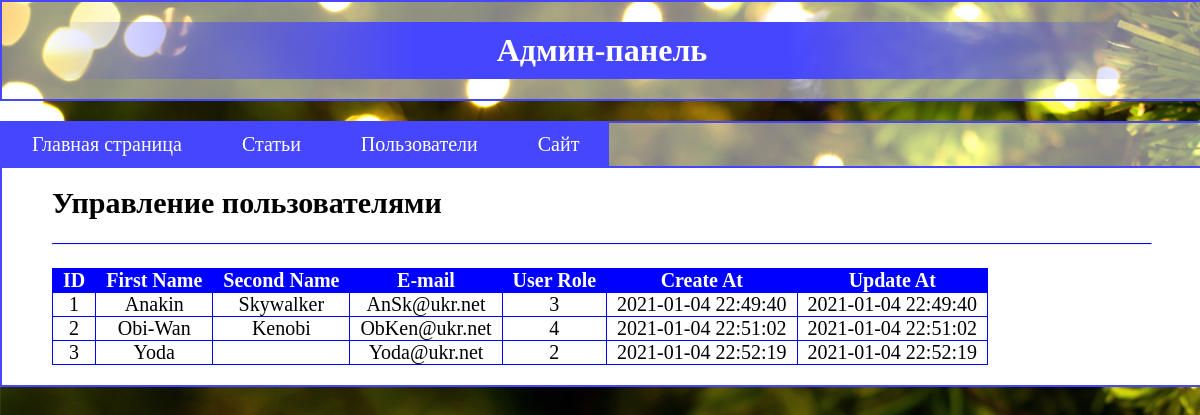
The page /index.php/admin/usersAdmin on the database its author committed.
### tables this page shows
CREATE TABLE `users` (
  `id` bigint NOT NULL,
  `first_name` char(100) DEFAULT NULL,
  `second_name` char(100) DEFAULT NULL,
  `e_mail` char(100) NOT NULL,
  `pass` char(100) NOT NULL,
  `id_user_permission` tinyint NOT NULL,
  `create_at` timestamp NOT NULL DEFAULT CURRENT_TIMESTAMP,
  `update_at` timestamp NOT NULL DEFAULT CURRENT_TIMESTAMP
);

### core/View.php (called while the page is built, shortened)
<?php
class View
{
    public static function generate($template, $page, $data=[])
    {
        require_once 'web/assets/' . $template . '.php';
    }
}

### app/Controllers/General/Controller.php (called while the page is built, shortened)
<?php
class Controller
{
    protected function generate($template, $page, $data=[])
    {
        View::generate($template, $page, $data);
    }
}

### app/Controllers/Admin/UsersAdminController.php (called while the page is built, shortened)
<?php
class UsersAdminController extends Controller
{
    public function go()
    {
        $objUsers = new Users();
        $data = $objUsers->all();
        parent::generate('Admin', 'UsersAdmin', $data);
    }
}

### core/Router.php (called while the page is built, shortened)
<?php
class Router
{
    public function run()
    {
        $this->classObj = new $classNamespace;
        $this->classObj->go();
    }
}

### index.php (called while the page is built, shortened)
<?php
    $router = new Router();
    $router->run();
?>

### app/Config/configDB.php (called while the page is built)
<?php
return [
    'dbDriver' => 'mysql',
    'dbHost' => 'localhost',
    'dbName' => 'hillel',
    'dbUser' => 'Ruslan',
    'dbUserPass' => '123456'
];

### components/Orm/Select.php (called while the page is built, shortened)
<?php
class Select
{
    private $columns = '*';
    private $tableName;
    private $connect;
    public function __construct()
    {
        $connector = new Connector();
        $this->connect = $connector->connect();
    }
    public function setTableName($tableName)
    {
        $this->tableName = $tableName;
    }
    private function prepareColumns()
    {
        $result = '';
        if(is_array($this->columns)) {
            foreach($this->columns as $alias => $val) {
                $piece = '';
                if(is_int($alias)) $piece = $val;
                else $piece = $val . ' AS ' . $alias;
                if(empty($result)) $result = $piece;
                else $result .= ', ' . $piece;
            }
        } else {
            $result = $this->columns;
        }
        return $result;
    }
    private function prepareTableName()
    {
        $result = '';
        if(is_array($this->tableName)) {
            foreach($this->tableName as $alias => $val) {
                $piece = '';
                if(is_int($alias)) $piece = $val;
                else $piece = $val . ' AS ' . $alias;
                if(empty($result)) $result = $piece;
                else $result .= ', ' . $piece;
            }
        } else {
            $result = $this->tableName;
        }
        return $result;
    }
    private function createSql():string
    {
        $result = '';
        $result .= 'SELECT ';
        $result .= $this->prepareColumns();
        $result .= ' FROM ';
        $result .= $this->prepareTableName();
        return $result;
    }
    public function execute()
    {
        $sql = $this->createSql();
        return $this->connect->query($sql);
    }
}

### components/Orm/Connector.php (called while the page is built, shortened)
<?php
class Connector
{
    protected $config;
    protected $configPath = [
        'hillel' => 'app/Config/configDB.php'
    ];
    public function __construct(string $dbName = 'hillel')
    {
        if(array_key_exists($dbName, $this->configPath)) {
            $this->config = include $this->configPath[$dbName];
        } else {
            throw new Exception('DB Name not valid');
        }
    }
    public function connect()
    {
        $dns = $this->config['dbDriver'] . ':host=' . $this->config['dbHost'] . ';dbname=' . $this->config['dbName'];
        return new PDO($dns, $this->config['dbUser'], $this->config['dbUserPass']);
    }
}

### app/Models/General/Model.php (called while the page is built, shortened)
<?php
class Model
{
    protected function select()
    {
        return new Select();
    }
}

### app/Models/Users.php (called while the page is built, shortened)
<?php
class Users extends Model
{
    protected $tableName = 'users';
    public function all() {
        $select = $this->select();
        $select->setTableName($this->tableName);
        return $select->execute();
    }
}

### web/assets/Admin/UsersAdmin.php (the view)
<h1>Управление пользователями</h1>
<br>
<hr>
<br>
<table class="users_table">
    <tr>
        <th>ID</th>
        <th>First Name</th>
        <th>Second Name</th>
        <th>E-mail</th>
        <th>User Role</th>
        <th>Create At</th>
        <th>Update At</th>
    </tr>
    <?php
        foreach($data as $row) :
    ?>
    <tr>
        <td><?= $row['id'] ?></td>
        <td><?= $row['first_name'] ?></td>
        <td><?= $row['second_name'] ?></td>
        <td><?= $row['e_mail'] ?></td>
        <td><?= $row['id_user_permission'] ?></td>
        <td><?= $row['create_at'] ?></td>
        <td><?= $row['update_at'] ?></td>
    </tr>
    <?php endforeach ?>
</table>

### web/assets/Admin.php (shortened to what this page needs)
<!DOCTYPE html>
<html lang="ru">
<head>
    <link rel="stylesheet" href="/web/css/stylesAdmin.css">
</head>
<body>
    <header class="lesson_header">
        <h1>Админ-панель</h1>
    </header>
    <section class="lesson">
        <nav class="main_menu">
            <ul>
                <li><a href="/index.php/admin">Главная страница</a></li><li class="li_indent"><a href="/index.php/admin/articlesAdmin">Статьи</a></li><li class="li_indent"><a href="/index.php/admin/usersAdmin">Пользователи</a></li><li class="li_indent"><a href="/index.php/">Сайт</a></li>
            </ul>
        </nav>
        <div class="main">
            <?php
                require_once 'Admin\\' . $page . '.php';
            ?>
        </div>
    </section>
</body>
</html>

### web/css/stylesAdmin.css (style rules this page uses)
* { margin: 0; padding: 0; }
body { background: linear-gradient(90deg, rgb(220, 220, 255), white,rgb(220, 220, 255)); background-image: url(../files/img/fon.jpg); }
hr { border-top: 1px solid blue; }
.lesson_header { background-color: white; background: rgba(255, 255, 255, 0.5); }
header { margin: 0 auto; width: 1200px; border: 2px solid rgb(70, 70, 255); }
header h1 { margin: 0 auto; margin-top: 20px; margin-bottom: 20px; padding: 10px; width: 1100px; text-align: center; background: linear-gradient(90deg, rgba(255, 255, 255, 0), rgb(70, 70, 255), rgb(70, 70, 255), rgba(255, 255, 255, 0)); color: white; }
section { margin: 0 auto; margin-top: 20px; width: 1200px; font-size: 20px; border: 2px solid rgb(70, 70, 255); }
.main { overflow: auto; margin: 0 auto; padding-top: 20px; padding-bottom: 20px; padding-left: 50px; padding-right: 50px; width: 1100px; background-color: white; text-overflow: inherit; }
.main_menu { background: rgba(255, 255, 255, 0.5); }
.main_menu { width: 1200px; outline: 2px solid rgb(70, 70, 255); }
.main_menu ul { width: 1200px; }
.main_menu ul li { padding: 10px 30px 10px 30px; display: inline-block; list-style: none; background-color: rgb(70, 70, 255); }
.main_menu ul li a { color: white; text-decoration: none; }
.users_table { border-collapse: collapse; }
.users_table th { background-color: blue; color: white; }
.users_table th, td { padding-left: 10px; padding-right: 10px; text-align: center; border: 1px solid blue; }

### rows shown on the page
users: id "1", first_name "Anakin", second_name "Skywalker", e_mail "AnSk@ukr.net", id_user_permission "3", create_at "2021-01-04 22:49:40", update_at "2021-01-04 22:49:40"
users: id "2", first_name "Obi-Wan", second_name "Kenobi", e_mail "ObKen@ukr.net", id_user_permission "4", create_at "2021-01-04 22:51:02", update_at "2021-01-04 22:51:02"
users: id "3", first_name "Yoda", e_mail "Yoda@ukr.net", id_user_permission "2", create_at "2021-01-04 22:52:19", update_at "2021-01-04 22:52:19"
